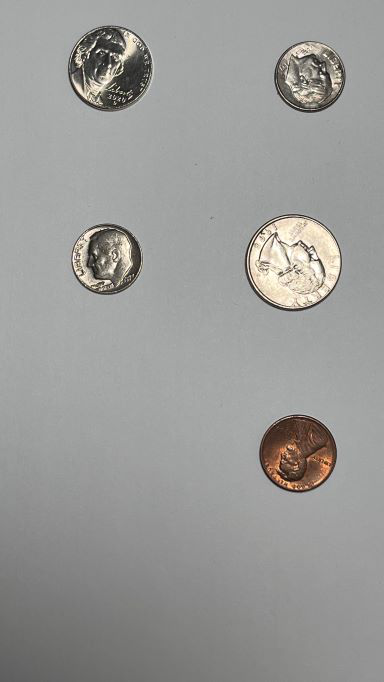
//> input picture 0.51.png, 384 x 682 px
$ ./program2 0.51.png   (built with g++ and OpenCV 4)
//> lines starting //> are read from the running program, lines starting //| are printed output that depends on the picture; after the words box and inside, x2 and y2 are one past the last pixel; in counts of white or black regions, pixels touching at a corner belong together
// Yen Duyen Amy Le
// CSE 4310

#include <iostream>
#include <string>
#include "opencv2/opencv.hpp"

#define NUM_COMMAND_LINE_ARGUMENTS 1
#define DISPLAY_WINDOW_NAME_INPUT "Program #2 Input"
#define DISPLAY_WINDOW_NAME_OUTPUT "Program #2 Output"
#define QUARTER_SIZE 95
#define NICKEL_SIZE 83
#define PENNY_SIZE 75
#define QUARTER_VALUE 0.25
#define NICKEL_VALUE 0.05
#define PENNY_VALUE 0.01
#define DIME_VALUE 0.10

// validate and parse the command line arguments
int main(int argc, char ** argv)
{
    cv::Mat imageIn;
    cv::Mat imageColor;

    // validate and parse the command line arguments
    if(argc != NUM_COMMAND_LINE_ARGUMENTS + 1)
    {
        std::printf("USAGE: %s <image_path> \n", argv[0]);
        return 0;
    }
    else
    {
        imageIn = cv::imread(argv[1], cv::IMREAD_COLOR);
//> imageIn is the input picture: 682 rows x 384 cols, CV_8UC3; mean B, G, R 151.7, 153.8, 153.8
        imageColor = cv::imread(argv[1], cv::IMREAD_COLOR);

        // check for file error
        if(!imageIn.data)
        {
            std::cout << "Error while opening file " << argv[1] << std::endl;
            return 0;
        }
    }

    // convert the image to grayscale
    cv::Mat imageGray;
    cv::cvtColor(imageIn, imageGray, cv::COLOR_BGR2GRAY);
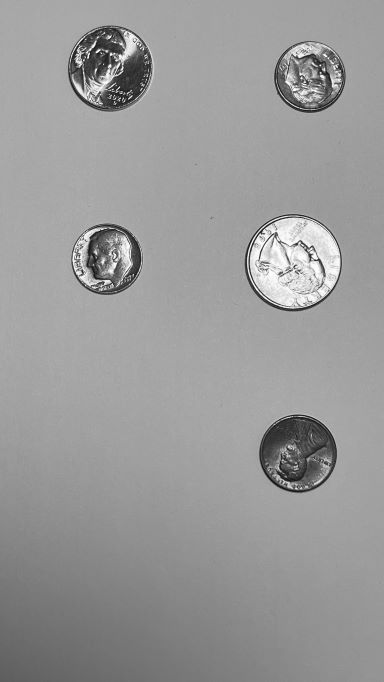
//> imageGray: 682 rows x 384 cols, CV_8UC1; min 9, max 255, mean 153.4

    // normalize the image
    cv::Mat imageNormalized;
    cv::normalize(imageGray, imageNormalized, 0, 255, cv::NORM_MINMAX, CV_8UC1);

    // find the image edges
    cv::Mat imageEdges;
    const double cannyThreshold1 = 100;
    const double cannyThreshold2 = 200;
    const int cannyAperture = 3;
    cv::Canny(imageGray, imageEdges, cannyThreshold1, cannyThreshold2, cannyAperture);
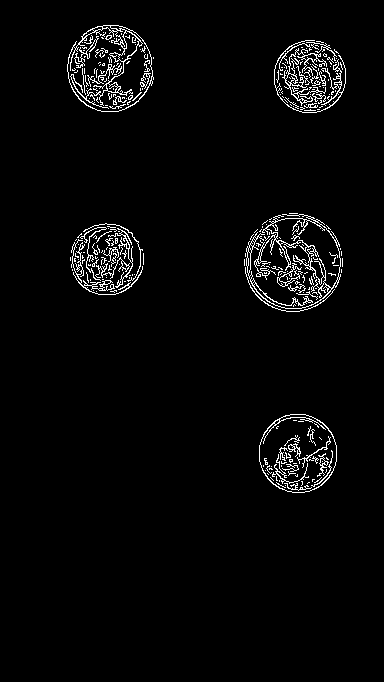
//> imageEdges: 682 rows x 384 cols, CV_8UC1; 3% white in thin lines or dots, all inside (x1, y1, x2, y2) = (67, 25, 346, 493)

    // erode and dilate the edges to remove noise
    int morphologySize = 1;
    cv::Mat edgesDilated;
    cv::dilate(imageEdges, edgesDilated, cv::Mat(), cv::Point(-1, -1), morphologySize);
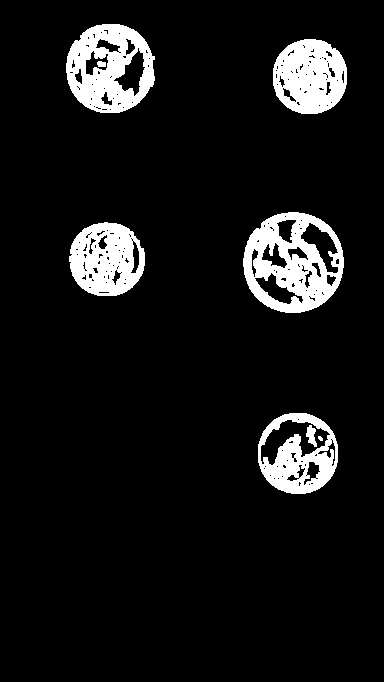
//> edgesDilated: 682 rows x 384 cols, CV_8UC1; 8.5% white; 8 white regions (1 under 20 px), largest, box (x1, y1, x2, y2) and area: (243, 212, 344, 313) 5733, (66, 24, 155, 113) 4918, (273, 39, 347, 114) 4175
    cv::Mat edgesEroded;
    cv::erode(edgesDilated, edgesEroded, cv::Mat(), cv::Point(-1, -1), morphologySize);
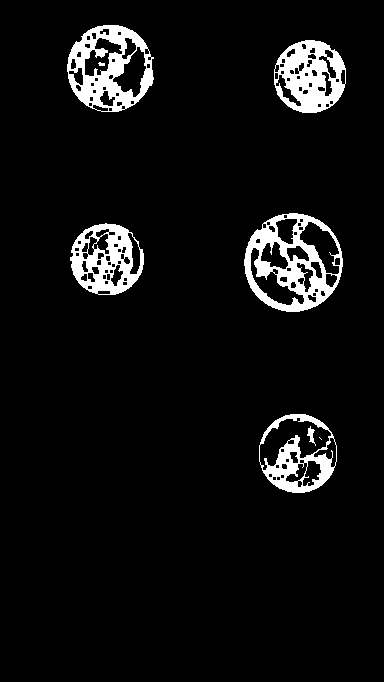
//> edgesEroded: 682 rows x 384 cols, CV_8UC1; 6.2% white; 8 white regions (1 under 20 px)

    // locate the image contours (after applying a threshold or canny)
    std::vector<std::vector<cv::Point> > contours;
    cv::findContours(edgesEroded, contours, cv::RETR_EXTERNAL, cv::CHAIN_APPROX_SIMPLE, cv::Point(0, 0));
//> contours = 5 contours; box (x1, y1, x2, y2) and area: (244, 213, 343, 312) 7510, (67, 25, 154, 112) 5802, (259, 414, 337, 493) 4804, (274, 40, 346, 113) 4078, (70, 223, 144, 295) 4040

    // fit ellipses to contours containing sufficient inliers
    std::vector<cv::RotatedRect> fittedEllipses(contours.size());
    for(int i = 0; i < contours.size(); i++)
    {
        // compute an ellipse only if the contour has more than 5 points (the minimum for ellipse fitting)
        if(contours.at(i).size() > 5)
        {
            fittedEllipses[i] = cv::fitEllipse(contours[i]);
        }
    }
//> this loop made 5 passes

    // draw the ellipses
    cv::Mat imageEllipse = cv::Mat::zeros(imageEdges.size(), CV_8UC3);
    const int minEllipseInliers = 50;

    // maintain count for each coin and total monetary value
    int numQuarters = 0;
    int numNickels = 0;
    int numPennies = 0;
    int numDimes = 0;
    float total = 0;

    for(int i = 0; i < contours.size(); i++)
    {
        // draw any ellipse with sufficient inliers
        if(contours.at(i).size() > minEllipseInliers)
        {
            int R = 255;
            int G = 255;
            int B = 255;

            // determine type of coin based on size of sufficient ellipse
            // coin is a quarter
            if(fittedEllipses[i].size.width > QUARTER_SIZE)
            {
                // quarter ellipses are green
                R = 0;
                G = 255;
                B = 0;
                total += QUARTER_VALUE;
                numQuarters += 1;
            }
            // coin is a nickel
            else if(fittedEllipses[i].size.width > NICKEL_SIZE)
            {
                // nickel ellipses are yellow
                R = 255;
                G = 255;
                B = 0;
                total += NICKEL_VALUE;
                numNickels += 1;
            }
            // coin is a penny
            else if(fittedEllipses[i].size.width > PENNY_SIZE)
            {
                // penny ellipses are red
                R = 255;
                G = 0;
                B = 0;
                total += PENNY_VALUE;
                numPennies += 1;
            }
            // coin is a dime
            else
            {
                // dime ellipses are blue
                R = 0;
                G = 0;
                B = 255;
                total += DIME_VALUE;
                numDimes += 1;
            }
            cv::Scalar color = cv::Scalar(B, G, R);
            cv::ellipse(imageColor, fittedEllipses[i], color, 2);
        }
    }
//> this loop made 5 passes
//> (total, numDimes) on passes 2, 4: (0.11, 1), (0.46, 2)
//> (total, numPennies) on pass 1: (0.01, 1)
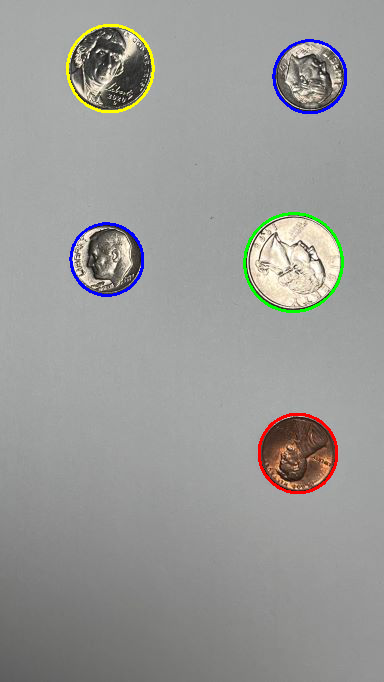
//> imageColor: 682 rows x 384 cols, CV_8UC3; 1.45% of pixels changed, all inside (x1, y1, x2, y2) = (66, 24, 347, 494)
//> after the loop, total = 0.51; numQuarters = 1; numNickels = 1; numPennies = 1; numDimes = 2

    // display the count for each coin and the total monetary value
    std::printf("Penny - %d\n", numPennies);
//| Penny - 1
    std::printf("Nickel - %d\n", numNickels);
//| Nickel - 1
    std::printf("Dime - %d\n", numDimes);
//| Dime - 2
    std::printf("Quarter - %d\n", numQuarters);
//| Quarter - 1
    std::printf("Total - $%0.2f\n", total);
//| Total - $0.51

    // display the images
    cv::imshow(DISPLAY_WINDOW_NAME_INPUT, imageIn);
    cv::imshow(DISPLAY_WINDOW_NAME_OUTPUT, imageColor);
    cv::waitKey();

    return 0;
}

$ run again, on 0.69.png
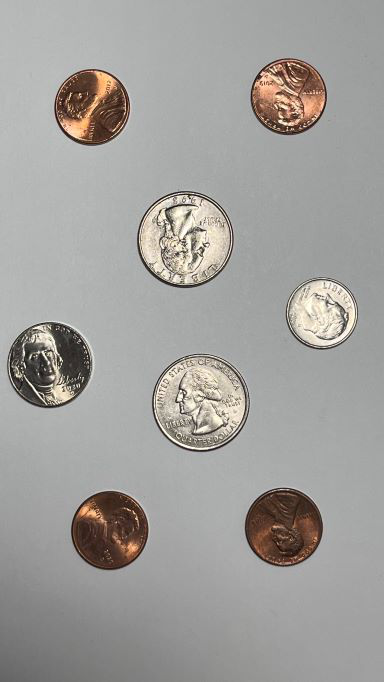
//> input picture 0.69.png, 384 x 682 px
//> imageIn is the input picture: 682 rows x 384 cols, CV_8UC3; mean B, G, R 155.8, 159, 160.8
//> `cv::Canny(imageGray, imageEdges, cannyThreshold1, cannyThreshold2, can..`:
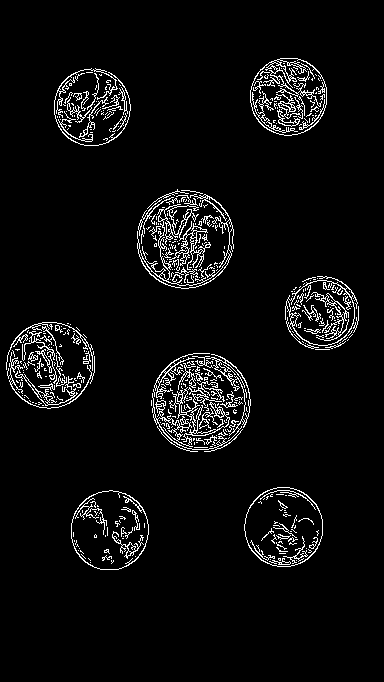
//> imageEdges: 682 rows x 384 cols, CV_8UC1; 5% white in thin lines or dots, all inside (x1, y1, x2, y2) = (6, 58, 359, 570)
//> edgesDilated: 682 rows x 384 cols, CV_8UC1; 14.2% white; 11 white regions, largest, box (x1, y1, x2, y2) and area: (150, 352, 252, 453) 7526, (136, 188, 235, 290) 6624, (5, 321, 96, 410) 4959
//> edgesEroded: 682 rows x 384 cols, CV_8UC1; 10.3% white; 14 white regions (3 under 20 px)
//> contours = 8 contours; box (x1, y1, x2, y2) and area: (151, 353, 251, 452) 7654, (137, 189, 234, 289) 7436, (6, 322, 95, 409) 5938, (244, 487, 323, 567) 4880, (71, 490, 149, 570) 4832, (250, 58, 327, 136) 4666, (54, 68, 131, 146) 4608, (285, 276, 359, 350) 4216
//> the loop `for(int i = 0; i < contours.size(); i++)` made 8 passes
//> the loop `for(int i = 0; i < contours.size(); i++)` made 8 passes
//> (total, numQuarters) on passes 3, 6: (0.27, 1), (0.67, 2)
//> after the loop `for(int i = 0; i < contours.size(); i++)`:
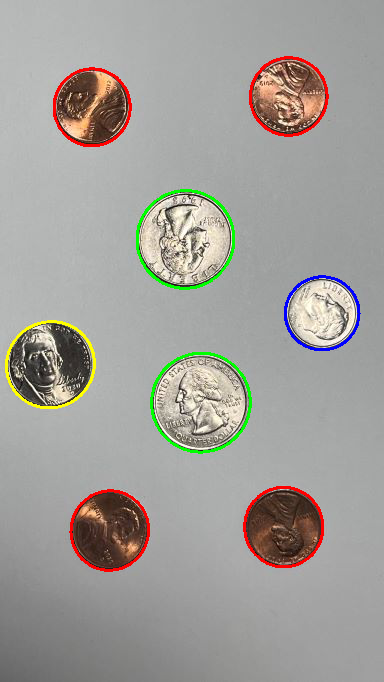
//> imageColor: 682 rows x 384 cols, CV_8UC3; 2.4% of pixels changed, all inside (x1, y1, x2, y2) = (5, 56, 361, 572)
//> after the loop `for(int i = 0; i < contours.size(); i++)`: total = 0.69; numQuarters = 2; numNickels = 1; numPennies = 4; numDimes = 1
//| Penny - 4
//| Nickel - 1
//| Dime - 1
//| Quarter - 2
//| Total - $0.69

$ run again, on 0.86.png
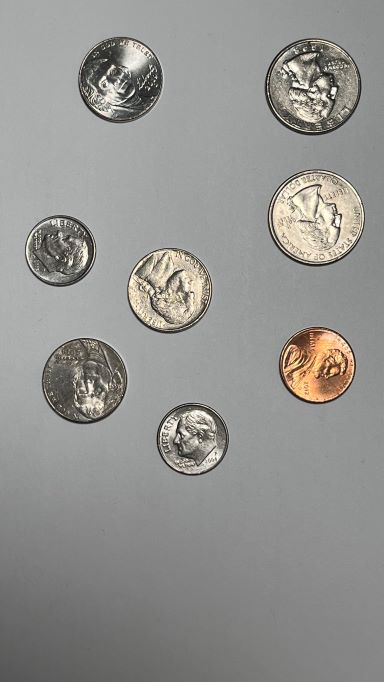
//> input picture 0.86.png, 384 x 682 px
//> imageIn is the input picture: 682 rows x 384 cols, CV_8UC3; mean B, G, R 143.7, 146.8, 147.3
//> `cv::Canny(imageGray, imageEdges, cannyThreshold1, cannyThreshold2, can..`:
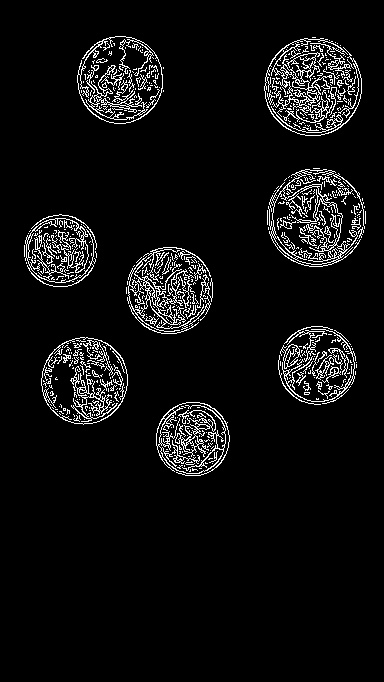
//> imageEdges: 682 rows x 384 cols, CV_8UC1; 6% white in thin lines or dots, all inside (x1, y1, x2, y2) = (24, 36, 366, 476)
//> edgesDilated: 682 rows x 384 cols, CV_8UC1; 16.8% white; 9 white regions, largest, box (x1, y1, x2, y2) and area: (263, 36, 363, 137) 7571, (266, 167, 367, 268) 6831, (125, 246, 214, 335) 6026
//> edgesEroded: 682 rows x 384 cols, CV_8UC1; 13% white; 12 white regions (4 under 20 px)
//> contours = 8 contours; box (x1, y1, x2, y2) and area: (267, 168, 366, 267) 7492, (264, 37, 362, 136) 7455, (77, 36, 164, 124) 5846, (126, 247, 213, 334) 5844, (41, 337, 128, 425) 5834, (278, 326, 357, 405) 4761, (156, 402, 230, 476) 4237, (24, 214, 97, 287) 4100
//> the loop `for(int i = 0; i < contours.size(); i++)` made 8 passes
//> the loop `for(int i = 0; i < contours.size(); i++)` made 8 passes
//> (total, numDimes) on passes 1, 5: (0.1, 1), (0.31, 2)
//> after the loop `for(int i = 0; i < contours.size(); i++)`:
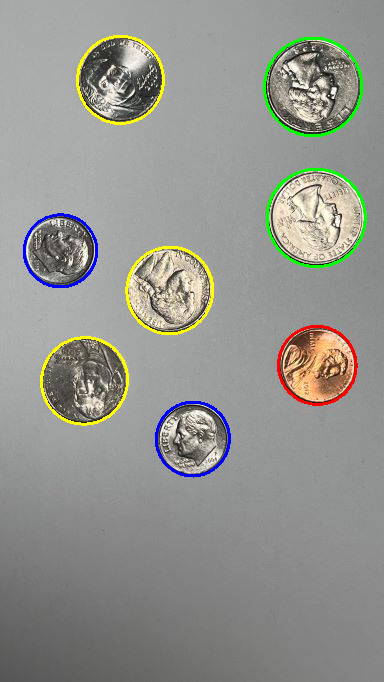
//> imageColor: 682 rows x 384 cols, CV_8UC3; 2.42% of pixels changed, all inside (x1, y1, x2, y2) = (23, 35, 367, 478)
//> after the loop `for(int i = 0; i < contours.size(); i++)`: total = 0.86; numQuarters = 2; numNickels = 3; numPennies = 1; numDimes = 2
//| Penny - 1
//| Nickel - 3
//| Dime - 2
//| Quarter - 2
//| Total - $0.86

$ run again, on 1.02.png
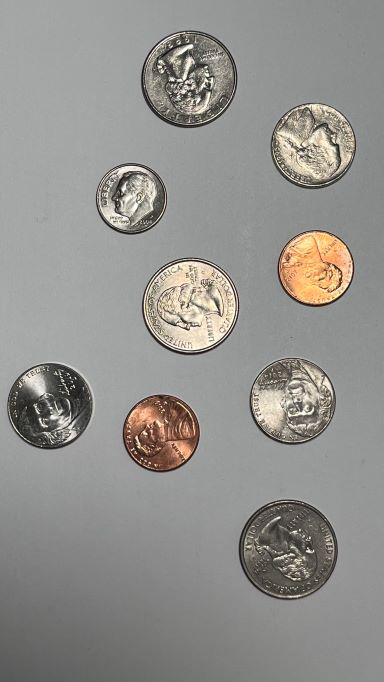
//> input picture 1.02.png, 384 x 682 px
//> imageIn is the input picture: 682 rows x 384 cols, CV_8UC3; mean B, G, R 141.1, 144.9, 146.4
//> `cv::Canny(imageGray, imageEdges, cannyThreshold1, cannyThreshold2, can..`:
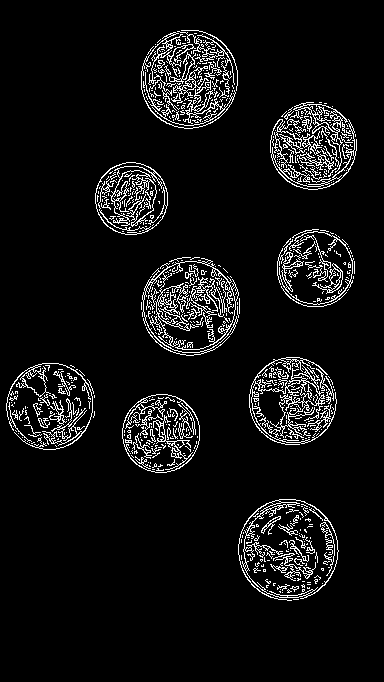
//> imageEdges: 682 rows x 384 cols, CV_8UC1; 6.9% white in thin lines or dots, all inside (x1, y1, x2, y2) = (6, 30, 357, 601)
//> edgesDilated: 682 rows x 384 cols, CV_8UC1; 19.2% white; 11 white regions (1 under 20 px), largest, box (x1, y1, x2, y2) and area: (140, 29, 239, 130) 7617, (140, 256, 241, 357) 7056, (237, 498, 340, 602) 6330
//> edgesEroded: 682 rows x 384 cols, CV_8UC1; 14.6% white; 20 white regions (7 under 20 px)
//> contours = 11 contours, 2 with area under 20; largest, box (x1, y1, x2, y2) and area: (238, 499, 339, 601) 7902, (141, 257, 240, 356) 7500, (141, 30, 238, 129) 7476, (249, 357, 337, 445) 5980, (6, 363, 95, 450) 5964
//> the loop `for(int i = 0; i < contours.size(); i++)` made 11 passes
//> the loop `for(int i = 0; i < contours.size(); i++)` made 11 passes
//> (total, numPennies) on passes 2, 8: (0.26, 1), (0.62, 2)
//> after the loop `for(int i = 0; i < contours.size(); i++)`:
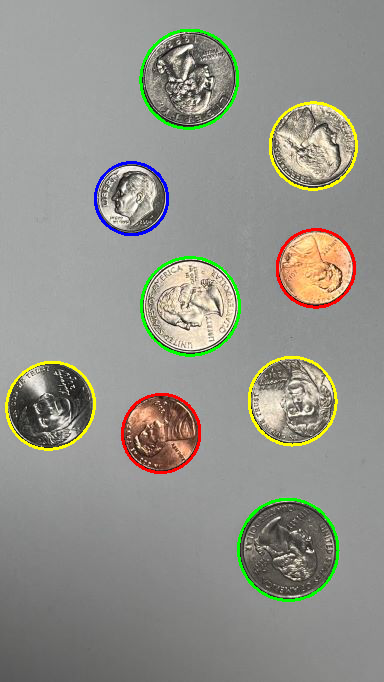
//> imageColor: 682 rows x 384 cols, CV_8UC3; 2.79% of pixels changed, all inside (x1, y1, x2, y2) = (5, 29, 358, 602)
//> after the loop `for(int i = 0; i < contours.size(); i++)`: total = 1.02; numQuarters = 3; numPennies = 2; numDimes = 1
//| Penny - 2
//| Nickel - 3
//| Dime - 1
//| Quarter - 3
//| Total - $1.02
